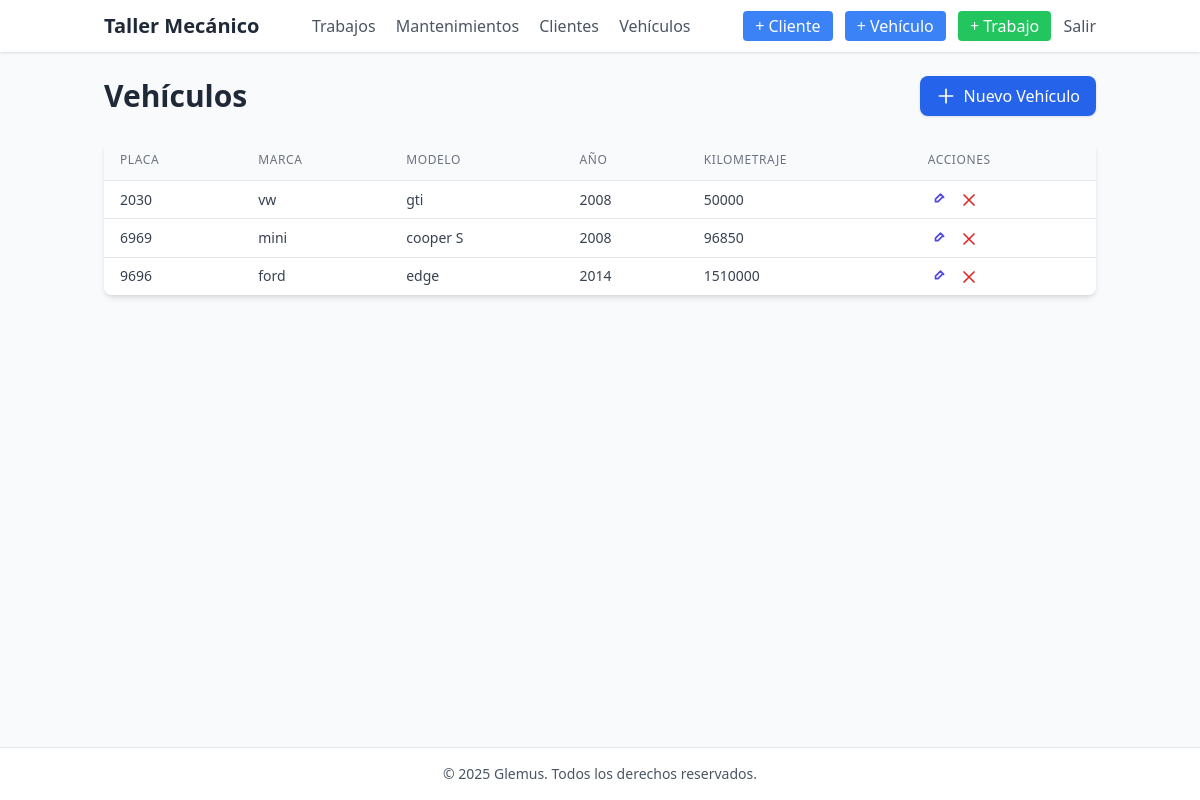
The app's page /vehiculos/ (signed in) with its own data.
### core/models.py (models this page shows, shortened)
class Vehiculo(models.Model):
    cliente = models.ForeignKey(Cliente, on_delete=models.CASCADE)
    placa = models.CharField(max_length=20)
    marca = models.CharField(max_length=50)
    modelo = models.CharField(max_length=50)
    anio = models.PositiveSmallIntegerField(verbose_name="Año")
    kilometraje_actual = models.PositiveIntegerField(default=0)

### core/views.py (the view)
# urls.py: path('vehiculos/', views.VehiculoList.as_view(), name='vehiculo_list'),
class VehiculoList(LoginRequiredMixin, ListView):
    model = Vehiculo
    template_name = 'core/vehiculo_list.html'
    context_object_name = 'vehiculos'
    ordering = ['placa']
    paginate_by = 10

### core/context_processors.py (called while the page is built)
def current_year(request):
    return {
        'year': datetime.now().year
    }

### core/templates/core/vehiculo_list.html (shortened to what this page needs)
{% extends "core/base.html" %}
{% load widget_tweaks %}
{% block content %}
<div class="flex items-center justify-between mb-6">
  <h1 class="text-3xl font-semibold text-gray-800">Vehículos</h1>
  <a href="{% url 'vehiculo_nuevo' %}" class="inline-flex items-center px-4 py-2 bg-blue-600 text-white font-medium rounded-lg shadow hover:bg-blue-700 focus:outline-none focus:ring-2 focus:ring-blue-500 transition">
    <svg class="w-5 h-5 mr-2" fill="none" stroke="currentColor" viewBox="0 0 24 24">
      <path stroke-linecap="round" stroke-linejoin="round" stroke-width="2" d="M12 4v16m8-8H4"/>
    </svg>
    Nuevo Vehículo
  </a>
</div>
<div class="overflow-x-auto bg-white shadow-md rounded-lg">
  <table class="min-w-full divide-y divide-gray-200 table-auto">
    <thead class="bg-gray-50">
      <tr>
        <th class="px-4 py-3 text-left text-xs font-medium text-gray-500 uppercase tracking-wider">Placa</th>
        <th class="px-4 py-3 text-left text-xs font-medium text-gray-500 uppercase tracking-wider">Marca</th>
        <th class="px-4 py-3 text-left text-xs font-medium text-gray-500 uppercase tracking-wider">Modelo</th>
        <th class="px-4 py-3 text-left text-xs font-medium text-gray-500 uppercase tracking-wider">Año</th>
        <th class="px-4 py-3 text-left text-xs font-medium text-gray-500 uppercase tracking-wider">Kilometraje</th>
        <th class="px-4 py-3 text-left text-xs font-medium text-gray-500 uppercase tracking-wider">Acciones</th>
      </tr>
    </thead>
    <tbody class="bg-white divide-y divide-gray-200">
      {% for veh in vehiculos %}
      <tr class="hover:bg-gray-50">
        <td class="px-4 py-2 text-sm text-gray-700">{{ veh.placa }}</td>
        <td class="px-4 py-2 text-sm text-gray-700">{{ veh.marca }}</td>
        <td class="px-4 py-2 text-sm text-gray-700">{{ veh.modelo }}</td>
        <td class="px-4 py-2 text-sm text-gray-700">{{ veh.anio }}</td>
        <td class="px-4 py-2 text-sm text-gray-700">{{ veh.kilometraje_actual }}</td>
        <td class="px-4 py-2 text-sm space-x-2">
          <a href="{% url 'vehiculo_edit' veh.pk %}" class="text-indigo-600 hover:underline" title="Editar">
            <svg class="w-5 h-5 inline" fill="none" stroke="currentColor" viewBox="0 0 24 24">
              <path stroke-linecap="round" stroke-linejoin="round" stroke-width="2" d="M15.232 5.232l3.536 3.536M9 11l6-6 3 3-6 6H9v-3z"/>
            </svg>
          </a>
          {% if perms.core.delete_vehiculo %}
          <a href="{% url 'vehiculo_delete' veh.pk %}" class="text-red-600 hover:underline" title="Eliminar">
            <svg class="w-5 h-5 inline" fill="none" stroke="currentColor" viewBox="0 0 24 24">
              <path stroke-linecap="round" stroke-linejoin="round" stroke-width="2" d="M6 18L18 6M6 6l12 12"/>
            </svg>
          </a>
          {% endif %}
        </td>
      </tr>
      {% empty %}
      <tr>
        <td colspan="6" class="px-4 py-6 text-center text-gray-500">No hay vehículos registrados.</td>
      </tr>
      {% endfor %}
    </tbody>
  </table>
</div>
{% endblock %}

### records on screen
Vehiculo: placa "2030", marca "vw", modelo "gti", anio "2008", kilometraje_actual "50000"
Vehiculo: placa "6969", marca "mini", modelo "cooper S", anio "2008", kilometraje_actual "96850"
Vehiculo: placa "9696", marca "ford", modelo "edge", anio "2014", kilometraje_actual "1510000"
